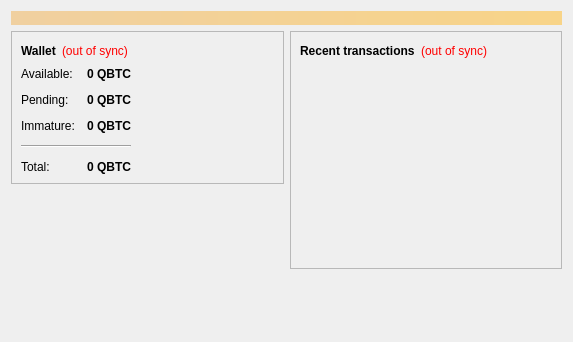
<?xml version="1.0" encoding="UTF-8"?>
<ui version="4.0">
 <class>OverviewPage</class>
 <widget class="QWidget" name="OverviewPage">
  <property name="geometry">
   <rect>
    <x>0</x>
    <y>0</y>
    <width>573</width>
    <height>342</height>
   </rect>
  </property>
  <property name="windowTitle">
   <string>Form</string>
  </property>
  <layout class="QVBoxLayout" name="topLayout">
   <item>
    <widget class="QLabel" name="labelAlerts">
     <property name="visible">
      <bool>false</bool>
     </property>
     <property name="styleSheet">
      <string notr="true">background-color: qlineargradient(x1: 0, y1: 0, x2: 1, y2: 0, stop:0 #F0D0A0, stop:1 #F8D488); color:#000000;</string>
     </property>
     <property name="wordWrap">
      <bool>true</bool>
     </property>
     <property name="margin">
      <number>3</number>
     </property>
    </widget>
   </item>
   <item>
    <layout class="QHBoxLayout" name="horizontalLayout" stretch="1,1">
     <item>
      <layout class="QVBoxLayout" name="verticalLayout_2">
       <item>
        <widget class="QFrame" name="frame">
         <property name="frameShape">
          <enum>QFrame::StyledPanel</enum>
         </property>
         <property name="frameShadow">
          <enum>QFrame::Raised</enum>
         </property>
         <layout class="QVBoxLayout" name="verticalLayout_4">
          <item>
           <layout class="QHBoxLayout" name="horizontalLayout_4">
            <item>
             <widget class="QLabel" name="label_5">
              <property name="font">
               <font>
                <weight>75</weight>
                <bold>true</bold>
               </font>
              </property>
              <property name="text">
               <string>Wallet</string>
              </property>
             </widget>
            </item>
            <item>
             <widget class="QLabel" name="labelWalletStatus">
              <property name="toolTip">
               <string>The displayed information may be out of date. Your wallet automatically synchronizes with the Qbitcoin network after a connection is established, but this process has not completed yet.</string>
              </property>
              <property name="styleSheet">
               <string notr="true">QLabel { color: red; }</string>
              </property>
              <property name="text">
               <string notr="true">(out of sync)</string>
              </property>
              <property name="alignment">
               <set>Qt::AlignLeading|Qt::AlignLeft|Qt::AlignVCenter</set>
              </property>
             </widget>
            </item>
            <item>
             <spacer name="horizontalSpacer_2">
              <property name="orientation">
               <enum>Qt::Horizontal</enum>
              </property>
              <property name="sizeHint" stdset="0">
               <size>
                <width>40</width>
                <height>20</height>
               </size>
              </property>
             </spacer>
            </item>
           </layout>
          </item>
          <item>
          <layout class="QHBoxLayout" name="horizontalLayout_3">
           <item>
           <layout class="QFormLayout" name="formLayout_2">
            <property name="fieldGrowthPolicy">
             <enum>QFormLayout::AllNonFixedFieldsGrow</enum>
            </property>
            <property name="horizontalSpacing">
             <number>12</number>
            </property>
            <property name="verticalSpacing">
             <number>12</number>
            </property>
            <item row="0" column="0">
             <widget class="QLabel" name="label">
              <property name="text">
               <string>Available:</string>
              </property>
             </widget>
            </item>
            <item row="0" column="1">
             <widget class="QLabel" name="labelBalance">
              <property name="font">
               <font>
                <weight>75</weight>
                <bold>true</bold>
               </font>
              </property>
              <property name="cursor">
               <cursorShape>IBeamCursor</cursorShape>
              </property>
              <property name="toolTip">
               <string>Your current spendable balance</string>
              </property>
              <property name="text">
               <string notr="true">0 QBTC</string>
              </property>
              <property name="alignment">
               <set>Qt::AlignRight|Qt::AlignTrailing|Qt::AlignVCenter</set>
              </property>
              <property name="textInteractionFlags">
               <set>Qt::LinksAccessibleByMouse|Qt::TextSelectableByKeyboard|Qt::TextSelectableByMouse</set>
              </property>
             </widget>
            </item>
            <item row="1" column="0">
             <widget class="QLabel" name="label_3">
              <property name="text">
               <string>Pending:</string>
              </property>
             </widget>
            </item>
            <item row="1" column="1">
             <widget class="QLabel" name="labelUnconfirmed">
              <property name="font">
               <font>
                <weight>75</weight>
                <bold>true</bold>
               </font>
              </property>
              <property name="cursor">
               <cursorShape>IBeamCursor</cursorShape>
              </property>
              <property name="toolTip">
               <string>Total of transactions that have yet to be confirmed, and do not yet count toward the spendable balance</string>
              </property>
              <property name="text">
               <string notr="true">0 QBTC</string>
              </property>
              <property name="alignment">
               <set>Qt::AlignRight|Qt::AlignTrailing|Qt::AlignVCenter</set>
              </property>
              <property name="textInteractionFlags">
               <set>Qt::LinksAccessibleByMouse|Qt::TextSelectableByKeyboard|Qt::TextSelectableByMouse</set>
              </property>
             </widget>
            </item>
            <item row="2" column="0">
             <widget class="QLabel" name="labelImmatureText">
              <property name="text">
               <string>Immature:</string>
              </property>
             </widget>
            </item>
            <item row="2" column="1">
             <widget class="QLabel" name="labelImmature">
              <property name="font">
               <font>
                <weight>75</weight>
                <bold>true</bold>
               </font>
              </property>
              <property name="toolTip">
               <string>Mined balance that has not yet matured</string>
              </property>
              <property name="text">
               <string notr="true">0 QBTC</string>
              </property>
              <property name="alignment">
               <set>Qt::AlignRight|Qt::AlignTrailing|Qt::AlignVCenter</set>
              </property>
              <property name="textInteractionFlags">
               <set>Qt::LinksAccessibleByMouse|Qt::TextSelectableByKeyboard|Qt::TextSelectableByMouse</set>
              </property>
             </widget>
            </item>
            <item row="4" column="0">
             <widget class="QLabel" name="labelTotalText">
              <property name="text">
               <string>Total:</string>
              </property>
             </widget>
            </item>
            <item row="4" column="1">
             <widget class="QLabel" name="labelTotal">
              <property name="font">
               <font>
                <weight>75</weight>
                <bold>true</bold>
               </font>
              </property>
              <property name="cursor">
               <cursorShape>IBeamCursor</cursorShape>
              </property>
              <property name="toolTip">
               <string>Your current total balance</string>
              </property>
              <property name="text">
               <string notr="true">0 QBTC</string>
              </property>
              <property name="alignment">
               <set>Qt::AlignRight|Qt::AlignTrailing|Qt::AlignVCenter</set>
              </property>
              <property name="textInteractionFlags">
               <set>Qt::LinksAccessibleByMouse|Qt::TextSelectableByKeyboard|Qt::TextSelectableByMouse</set>
              </property>
             </widget>
            </item>
            <item row="3" column="0" colspan="2">
             <widget class="Line" name="line">
              <property name="orientation">
               <enum>Qt::Horizontal</enum>
              </property>
             </widget>
            </item>
           </layout>
          </item>
            <item>
             <spacer name="horizontalSpacer_3">
              <property name="orientation">
               <enum>Qt::Horizontal</enum>
              </property>
              <property name="sizeHint" stdset="0">
               <size>
                <width>40</width>
                <height>20</height>
               </size>
              </property>
             </spacer>
            </item>
           </layout>
          </item>
         </layout>
        </widget>
       </item>
       <item>
        <spacer name="verticalSpacer">
         <property name="orientation">
          <enum>Qt::Vertical</enum>
         </property>
         <property name="sizeHint" stdset="0">
          <size>
           <width>20</width>
           <height>40</height>
          </size>
         </property>
        </spacer>
       </item>
      </layout>
     </item>
     <item>
      <layout class="QVBoxLayout" name="verticalLayout_3">
       <item>
        <widget class="QFrame" name="frame_2">
         <property name="frameShape">
          <enum>QFrame::StyledPanel</enum>
         </property>
         <property name="frameShadow">
          <enum>QFrame::Raised</enum>
         </property>
         <layout class="QVBoxLayout" name="verticalLayout">
          <item>
           <layout class="QHBoxLayout" name="horizontalLayout_2">
            <item>
             <widget class="QLabel" name="label_4">
              <property name="text">
               <string>&lt;b&gt;Recent transactions&lt;/b&gt;</string>
              </property>
             </widget>
            </item>
            <item>
             <widget class="QLabel" name="labelTransactionsStatus">
              <property name="toolTip">
               <string>The displayed information may be out of date. Your wallet automatically synchronizes with the Qbitcoin network after a connection is established, but this process has not completed yet.</string>
              </property>
              <property name="styleSheet">
               <string notr="true">QLabel { color: red; }</string>
              </property>
              <property name="text">
               <string notr="true">(out of sync)</string>
              </property>
              <property name="alignment">
               <set>Qt::AlignRight|Qt::AlignTrailing|Qt::AlignVCenter</set>
              </property>
             </widget>
            </item>
            <item>
             <spacer name="horizontalSpacer">
              <property name="orientation">
               <enum>Qt::Horizontal</enum>
              </property>
              <property name="sizeHint" stdset="0">
               <size>
                <width>40</width>
                <height>20</height>
               </size>
              </property>
             </spacer>
            </item>
           </layout>
          </item>
          <item>
           <widget class="QListView" name="listTransactions">
            <property name="styleSheet">
             <string notr="true">QListView { background: transparent; }</string>
            </property>
            <property name="frameShape">
             <enum>QFrame::NoFrame</enum>
            </property>
            <property name="verticalScrollBarPolicy">
             <enum>Qt::ScrollBarAlwaysOff</enum>
            </property>
            <property name="horizontalScrollBarPolicy">
             <enum>Qt::ScrollBarAlwaysOff</enum>
            </property>
            <property name="selectionMode">
             <enum>QAbstractItemView::NoSelection</enum>
            </property>
           </widget>
          </item>
         </layout>
        </widget>
       </item>
       <item>
        <spacer name="verticalSpacer_2">
         <property name="orientation">
          <enum>Qt::Vertical</enum>
         </property>
         <property name="sizeHint" stdset="0">
          <size>
           <width>20</width>
           <height>40</height>
          </size>
         </property>
        </spacer>
       </item>
      </layout>
     </item>
    </layout>
   </item>
  </layout>
 </widget>
 <resources/>
 <connections/>
</ui>
